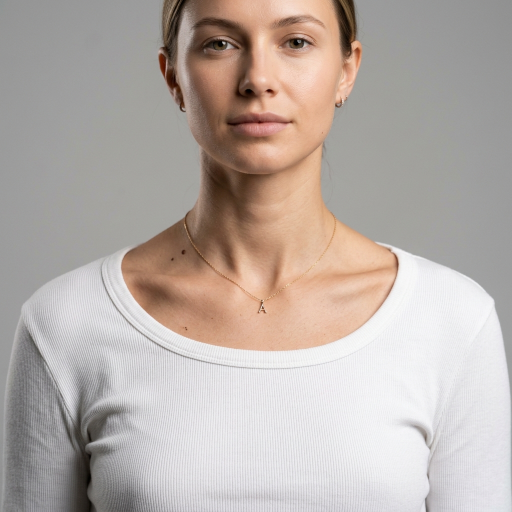
#> input picture backend/assets/templates/model_front.png, 1024 x 1024 px (shown at 1/2 size)
$ python -i composite_provider.py   (imports and definitions only)   (older library calls are emulated)
#> lines starting #> are read from the running program, lines starting #| are printed output that depends on the picture; after the words box and inside, x2 and y2 are one past the last pixel; in counts of white or black regions, pixels touching at a corner belong together
#> further down, picture is the input picture: PIL image 1024x1024 RGB; mean R, G, B 183.7, 173.3, 167.5
"""
Composite Provider — Final Quality Optimization Phase
Improvements implemented:
  1. Alpha matting & halo removal for clean edges.
  2. Contrast matching & ambient/contact shadows.
  3. Curvature correction (perspective/polynomial warp).
  4. Adaptive geometric placement (no external API deps).
  5. Deterministic AI preset prompts for variations.
"""

import io, uuid, tempfile, os, requests, random
from dataclasses import dataclass
from typing import Optional, Tuple
import numpy as np
import cv2
from PIL import Image, ImageFilter, ImageEnhance
from rembg import remove, new_session
from .base_provider import AIProvider

# ── Constants ──────────────────────────────────────────────────────────────────
WHITE_BG_THRESHOLD  = 215   # pixel avg brightness above which = background
WARM_DIFF_MIN       = 20    # R-B > this → warm/gold pixel
SAT_MIN             = 35    # HSV-style saturation threshold for jewelry
QUALITY_THRESHOLD   = 0.005 # min coverage to use extracted product (0.5% for delicate chains)

DEBUG_MODE = os.environ.get("COMPOSITE_DEBUG", "false").lower() == "true"
DEBUG_DIR  = os.path.join(
    os.path.dirname(os.path.dirname(os.path.dirname(__file__))), "debug_output"
)

PRESETS_LUXURY = [
    "Pristine white marble podium with subtle gold accents, luxury jewelry store display, sharp 8k photography, clean background",
    "Rich dark purple velvet display cushion, premium jewelry showcase, soft directional studio lighting, elegant shadows",
    "Solid gold pedestal on a black reflective surface, premium luxury aesthetic, dramatic lighting, highly detailed",
    "Boutique glass showcase with soft warm spotlighting, elegant luxury background, blurred background bokeh"
]

PRESETS_CREATIVE = [
    "Refined lifestyle product campaign scene, soft ivory silk fabric surface, warm natural window light, pristine editorial styling, calm premium atmosphere, empty open center",
    "Minimal premium still life background, pale stone surface with soft champagne fabric, gentle daylight, elegant magazine campaign mood, clean open product area",
    "Premium resort-lifestyle product scene, sunlit travertine surface, subtle cream linen texture, warm airy shadows, sophisticated high-end styling, uncluttered foreground",
    "Modern editorial still life background, muted sage and ivory tones, soft diffused studio light, pristine surface, understated luxury campaign aesthetic, empty display area"
]

@dataclass
class ProductProfile:
    jewelry_type: str
    width: int
    height: int
    aspect_ratio: float
    coverage_ratio: float
    pendant_center: Optional[Tuple[int, int]]
    left_endpoint: Optional[Tuple[int, int]]
    right_endpoint: Optional[Tuple[int, int]]
    dominant_material: str
    chain_thickness_estimate: float

# ── Debug helper ───────────────────────────────────────────────────────────────
# [6 lines left out: function _dbg, not called in this run]

# ── Phase B: Extraction & Matting ──────────────────────────────────────────────
def _coverage(img: Image.Image) -> float:
    arr = np.array(img)
    return float(np.sum(arr[:, :, 3] > 10)) / float(arr[:, :, 3].size)

# [14 lines left out: function _remove_plain_bg, not called in this run]

def _isolate_jewelry(img: Image.Image) -> Image.Image:
    """
    Keep jewelry-like pixels without assuming every product is yellow gold.
    Warm/high-saturation pixels keep gold and rose gold; edge-gated neutral
    pixels preserve silver, diamonds and pearls without pulling in smooth stands.
    """
    arr = np.array(img.convert("RGBA"), dtype=np.uint8).copy()
    r, g, b = arr[:,:,0].astype(int), arr[:,:,1].astype(int), arr[:,:,2].astype(int)

    warm = (r - b) > 30
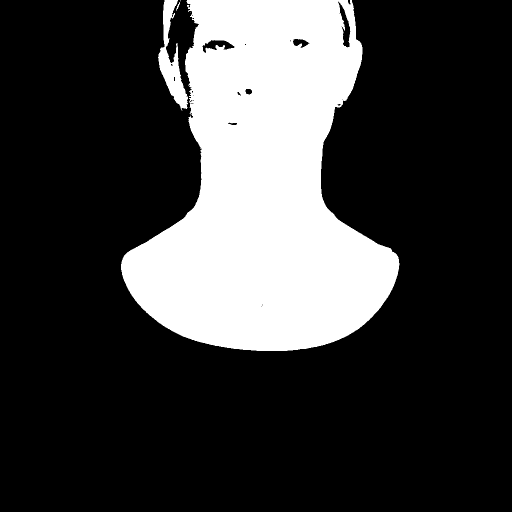
#> warm: shape (1024, 1024) bool (shown at 1/2 size); 23.8% white; 5 white regions (2 under 20 px), largest, box (x1, y1, x2, y2) and area: (242, 0, 799, 702) 244043, (316, 0, 376, 221) 5041, (352, 4, 360, 21) 41
    rose_gold = ((r - g) > 12) & ((g - b) > -8)
#> rose_gold: shape (1024, 1024) bool; 24.5% white; 7 white regions (5 under 20 px), largest, box (x1, y1, x2, y2) and area: (241, 0, 800, 703) 257202, (849, 870, 853, 877) 23
    mx, mn = np.maximum(np.maximum(r,g),b), np.minimum(np.minimum(r,g),b)
    sat = np.where(mx > 0, ((mx - mn) / (mx + 1e-6)) * 255, 0)
    sat_ok = sat > 45
#> sat_ok: shape (1024, 1024) bool; 24.5% white; 22 white regions (18 under 20 px), largest, box (x1, y1, x2, y2) and area: (242, 0, 798, 702) 253573, (154, 900, 187, 1024) 2729, (151, 852, 168, 882) 157, (175, 860, 185, 884) 137
    bright = (r + g + b) / 3
    bright_ok = (bright < 240) & (bright > 40)
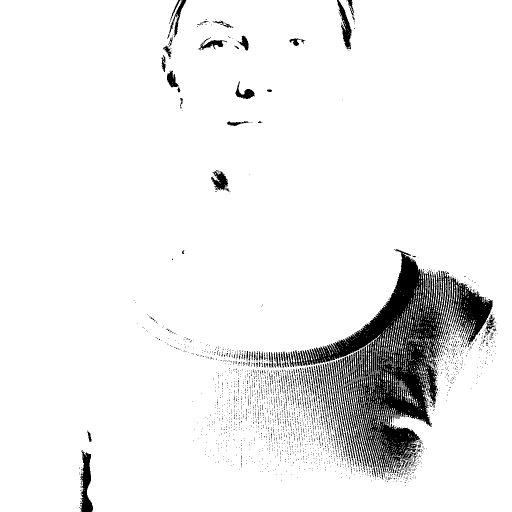
#> bright_ok: shape (1024, 1024) bool (shown at 1/2 size); 93% white; 2295 black regions (2184 under 20 px), largest, box (x1, y1, x2, y2) and area: (586, 498, 985, 959) 50618, (160, 900, 186, 1024) 1830, (674, 0, 703, 99) 1098

    gray = cv2.cvtColor(arr[:, :, :3], cv2.COLOR_RGB2GRAY)
    edges = cv2.Canny(gray, 35, 110)
#> edges: shape (1024, 1024); 11% white in thin lines or dots
    edges = cv2.dilate(edges, np.ones((3, 3), np.uint8), iterations=1) > 0
#> edges: shape (1024, 1024) bool; 28.3% white; 25 white regions, largest, box (x1, y1, x2, y2) and area: (6, 0, 1024, 1024) 269537, (655, 0, 739, 260) 6673, (800, 814, 908, 1024) 6402
    neutral_detail = (sat < 55) & (bright > 85) & (bright < 238) & edges
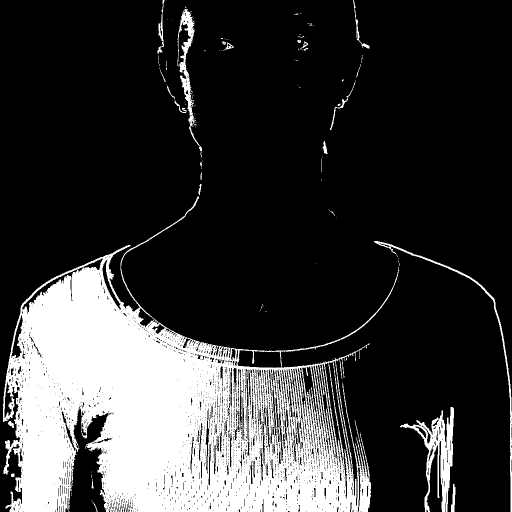
#> neutral_detail: shape (1024, 1024) bool (shown at 1/2 size); 21.9% white; 172 white regions (143 under 20 px), largest, box (x1, y1, x2, y2) and area: (6, 393, 798, 1024) 214546, (800, 814, 908, 1024) 6387, (355, 18, 404, 314) 2886
    color_seed = (warm | rose_gold | sat_ok) & bright_ok
#> color_seed: shape (1024, 1024) bool; 24.3% white; 80 white regions (74 under 20 px), largest, box (x1, y1, x2, y2) and area: (241, 0, 800, 703) 253184, (154, 906, 168, 1024) 747, (151, 852, 168, 882) 157, (165, 901, 173, 911) 29, (174, 904, 183, 911) 25, (849, 870, 853, 877) 23
    seed_neighborhood = cv2.dilate(
        np.where(color_seed, 255, 0).astype(np.uint8),
        np.ones((9, 9), np.uint8),
        iterations=1
    ) > 0
#> seed_neighborhood: shape (1024, 1024) bool; 26.2% white; 4 white regions, box (x1, y1, x2, y2) and area: (237, 0, 804, 707) 269494, (147, 841, 189, 1024) 4609, (179, 1004, 191, 1024) 208, (845, 866, 857, 881) 175

    keep = color_seed | (neutral_detail & seed_neighborhood)
#> keep: shape (1024, 1024) bool; 24.5% white; 95 white regions (89 under 20 px), largest, box (x1, y1, x2, y2) and area: (241, 0, 800, 707) 255568, (154, 906, 168, 1024) 747, (151, 841, 175, 882) 265, (845, 866, 856, 881) 109, (165, 901, 173, 911) 29, (174, 904, 183, 911) 25
    raw_alpha = np.where(keep, 255, 0).astype(np.uint8)

    # DILATE before connected components to bridge small gaps in the chain!
    kernel = np.ones((5, 5), np.uint8)
    dilated_alpha = cv2.dilate(raw_alpha, kernel, iterations=1)
#> dilated_alpha: shape (1024, 1024); 25.8% white; 8 white regions, largest, box (x1, y1, x2, y2) and area: (239, 0, 802, 709) 265956, (145, 839, 191, 1024) 3439, (843, 864, 858, 883) 242

    # Apply Connected Component Analysis to the DILATED alpha
    num_labels, labels, stats, centroids = cv2.connectedComponentsWithStats(dilated_alpha, connectivity=8)
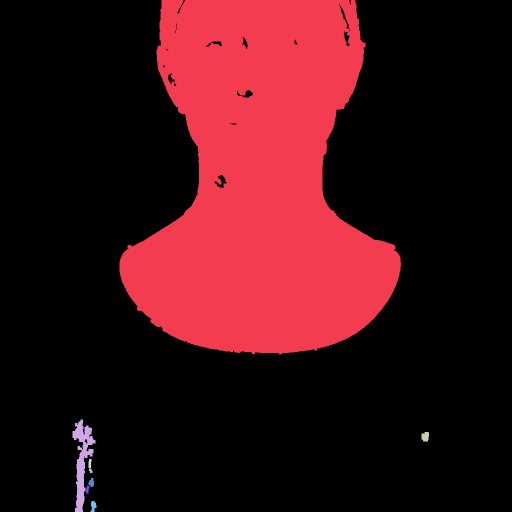
#> labels: shape (1024, 1024) int32 (shown at 1/2 size); 9 distinct labels, from 0 to 8; one colour per label, 0 black
#> num_labels = 9; stats = [[0, 0, 1024, 1024, 778394], [239, 0, 563, 709, 265956], [145, 839, 46, 185, 3439], [843, 864, 15, 19, 242], [177, 918, 6, 18, 91], [178, 937, 7, 9, 47], [177, 956, 11, 18, 143], [172, 971, 7, 16, 84], [181, 1002, 12, 22, 180]]; centroids = [[510.1, 558.8], [520.3, 366.4], [164.1, 921.1], [850.3, 873], [179.3, 926.5], [181, 941], [182.7, 964.8], [174.7, 978.4], [186.3, 1012.2]]

    clean_alpha = np.zeros_like(raw_alpha)
    if num_labels > 1:
        # Keep all components larger than 100 pixels to prevent deleting side chains
        for i in range(1, num_labels):
            if stats[i, cv2.CC_STAT_AREA] > 100:
                cy = centroids[i][1]
                if cy < raw_alpha.shape[0] * 0.22:
                    continue
                # Apply the original raw_alpha where the dilated mask was kept
                mask = (labels == i)
                seed_pixels = np.count_nonzero(color_seed & mask)
                if seed_pixels < max(10, int(stats[i, cv2.CC_STAT_AREA] * 0.03)):
                    continue
                clean_alpha[mask] = raw_alpha[mask]
#> this loop made 8 passes
#> (cy, seed_pixels) on passes 1, 2, 3, 6, 8: (366.4, 253254), (921.1, 1076), (873, 23), (964.8, 5), (1012.2, 16)
#> pass 1, in _isolate_jewelry, `mask = (labels == i)`:
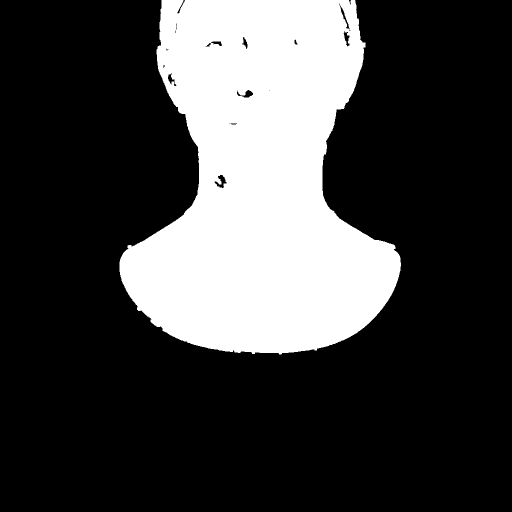
#> mask: shape (1024, 1024) bool (shown at 1/2 size); 25.4% white; 1 white region, box (x1, y1, x2, y2) and area: (239, 0, 802, 709) 265956
    else:
        clean_alpha = raw_alpha

    arr[:,:,3] = clean_alpha
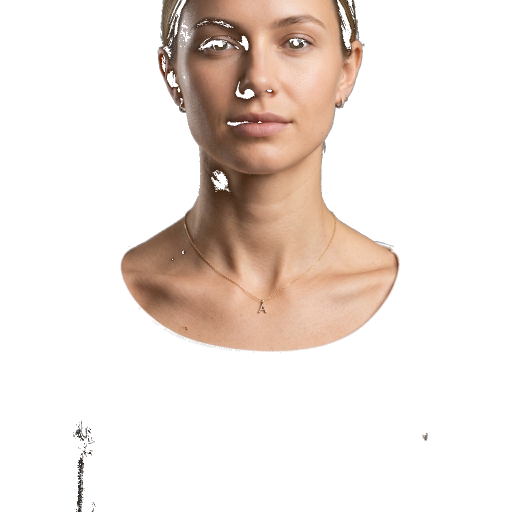
#> arr: shape (1024, 1024, 4) (shown at 1/2 size); mean R, G, B, A 183.7, 173.3, 167.5, 62.5; transparent parts drawn white
    out = Image.fromarray(arr, "RGBA")

    # Edge Matting
    alpha = out.split()[3]
    alpha = alpha.filter(ImageFilter.MaxFilter(3))
#> alpha: PIL image 1024x1024 L; 25.3% white; 12 white regions (6 under 20 px), largest, box (x1, y1, x2, y2) and area: (240, 0, 801, 708) 261873, (146, 840, 190, 1024) 2530, (844, 865, 857, 882) 175, (183, 1003, 192, 1015) 71, (182, 1015, 188, 1024) 36, (156, 893, 163, 899) 29
    alpha = alpha.filter(ImageFilter.MinFilter(3))
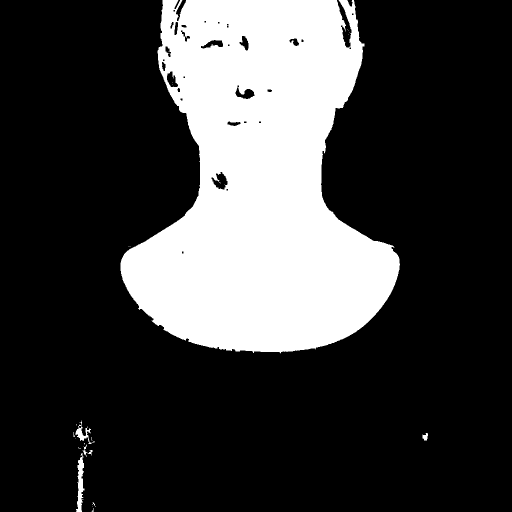
#> alpha: PIL image 1024x1024 L (shown at 1/2 size); 24.7% white; 26 white regions (21 under 20 px), largest, box (x1, y1, x2, y2) and area: (241, 0, 800, 707) 257348, (152, 906, 169, 1024) 1043, (151, 841, 183, 888) 467, (165, 889, 185, 914) 118, (845, 866, 856, 881) 115
    alpha = alpha.filter(ImageFilter.GaussianBlur(1))
    out.putalpha(alpha)
    return out

# [141 lines left out: functions _clean_extraction_halo, _component_point, _classify_material, _estimate_chain_thickness, _analyze_product_profile, not called in this run]

# ── Phase C: Template Metadata & Masking ───────────────────────────────────────
TEMPLATE_META = {
    "model_front.png": {
        "anchor_x": 512, "anchor_y": 615, "jawline_y": 440, "target_width": 430, "pendant_y": 720
    },
    "model_side.png": {
        "anchor_x": 505, "anchor_y": 610, "jawline_y": 430, "target_width": 390, "pendant_y": 705
    },
    "model_closeup.png": {
        "anchor_x": 512, "anchor_y": 430, "jawline_y": 150, "target_width": 650, "pendant_y": 590
    },
    "model_editorial.png": {
        "anchor_x": 512, "anchor_y": 615, "jawline_y": 440, "target_width": 430, "pendant_y": 720
    },
    "model_warm.png": {
        "anchor_x": 512, "anchor_y": 615, "jawline_y": 440, "target_width": 430, "pendant_y": 720
    }
}

# [278 lines left out: functions _build_occlusion_mask, _match_lighting, _add_drop_shadow, _add_ambient_shadow, _add_surface_contact_shadow, _add_model_contact_shadow and 5 more, not called in this run]

class CompositeProvider(AIProvider):
    _session      = None
    _session_name = None

    # [244 lines left out: functions _get_session, generate_image, _extract, _compute_placement, _resolve_template, _load_bg, not called in this run]

>>> from PIL import Image
>>> picture = Image.open('../assets/templates/model_front.png')
>>> result = _isolate_jewelry(picture)

$ run again, on backend/assets/templates/beach.png
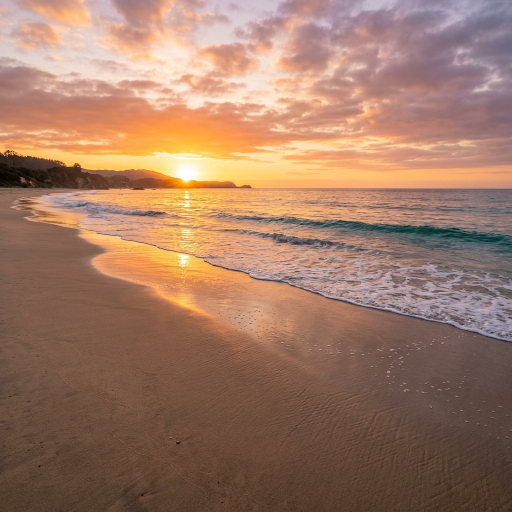
#> input picture backend/assets/templates/beach.png, 1024 x 1024 px (shown at 1/2 size)
#> picture is the input picture: PIL image 1024x1024 RGB; mean R, G, B 159.9, 121.8, 100.8
#> warm: shape (1024, 1024) bool; 80.1% white; 285 black regions (245 under 20 px), largest, box (x1, y1, x2, y2) and area: (474, 378, 1024, 972) 117591, (618, 0, 1024, 268) 55119, (388, 0, 595, 91) 11004
#> rose_gold: shape (1024, 1024) bool; 90% white; 355 black regions (307 under 20 px), largest, box (x1, y1, x2, y2) and area: (621, 0, 1024, 246) 48579, (486, 435, 1024, 687) 36170, (414, 0, 589, 46) 5089
#> sat_ok: shape (1024, 1024) bool; 86.9% white; 295 black regions (251 under 20 px), largest, box (x1, y1, x2, y2) and area: (494, 434, 1024, 692) 46166, (613, 0, 1024, 197) 35190, (0, 0, 322, 164) 17923
#> bright_ok: shape (1024, 1024) bool; 99.3% white; 221 black regions (202 under 20 px), largest, box (x1, y1, x2, y2) and area: (0, 309, 132, 376) 4407, (347, 327, 401, 362) 1224, (847, 457, 921, 467) 314
#> neutral_detail: shape (1024, 1024) bool; 5.9% white; 463 white regions (400 under 20 px), largest, box (x1, y1, x2, y2) and area: (486, 436, 1024, 683) 41668, (794, 384, 1024, 473) 6886, (87, 392, 300, 440) 2828
#> color_seed: shape (1024, 1024) bool; 92.1% white; 478 black regions (422 under 20 px), largest, box (x1, y1, x2, y2) and area: (621, 0, 1024, 197) 34159, (494, 435, 1024, 687) 26500, (414, 0, 582, 46) 4793
#> seed_neighborhood: shape (1024, 1024) bool; 96.4% white; 45 black regions (24 under 20 px), largest, box (x1, y1, x2, y2) and area: (630, 0, 1024, 189) 24070, (888, 594, 1024, 682) 4181, (424, 0, 574, 35) 3214
#> keep: shape (1024, 1024) bool; 94.1% white; 962 black regions (869 under 20 px), largest, box (x1, y1, x2, y2) and area: (621, 0, 1024, 197) 33675, (888, 594, 1024, 687) 5035, (414, 0, 582, 44) 4749
#> dilated_alpha: shape (1024, 1024); 96.3% white; 68 black regions (51 under 20 px), largest, box (x1, y1, x2, y2) and area: (626, 0, 1024, 191) 27067, (420, 0, 576, 36) 3823, (0, 327, 96, 374) 2348
#> in _isolate_jewelry, `num_labels, labels, stats, centroids = cv2.connectedComponentsWithStat..`:
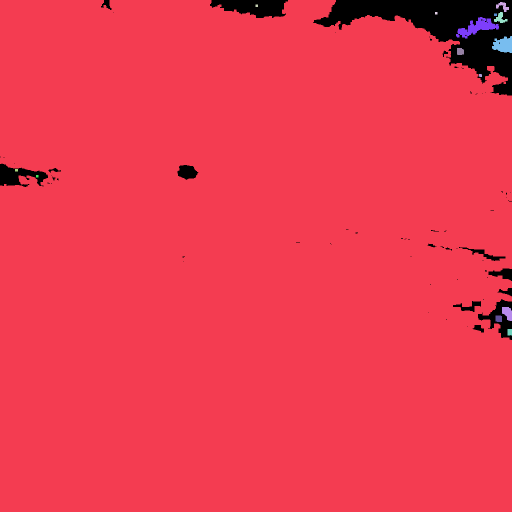
#> labels: shape (1024, 1024) int32 (shown at 1/2 size); 16 distinct labels, from 0 to 15; one colour per label, 0 black
#> num_labels = 16; stats = 16 rows, first 6: [0, 0, 1024, 680, 39051], [0, 0, 1024, 1024, 1005430], [992, 4, 26, 20, 238], [511, 9, 5, 5, 25], [870, 24, 5, 5, 25], [988, 24, 27, 22, 289]; centroids = 16 rows, first 8: [791.1, 138.5], [498.8, 527.4], [1005.3, 12.48], [513, 11], [872, 26], [1000.3, 36.35], [990.5, 29], [954.1, 54.55]
#> the loop in _isolate_jewelry, `for i in range(1, num_labels):` made 15 passes
#> (cy, seed_pixels) on passes 1, 13, 14, 15: (527.4, 964928), (625.6, 15), (637, 1), (663.9, 1)
#> in _isolate_jewelry, `alpha = alpha.filter(ImageFilter.MinFilter(3))`:
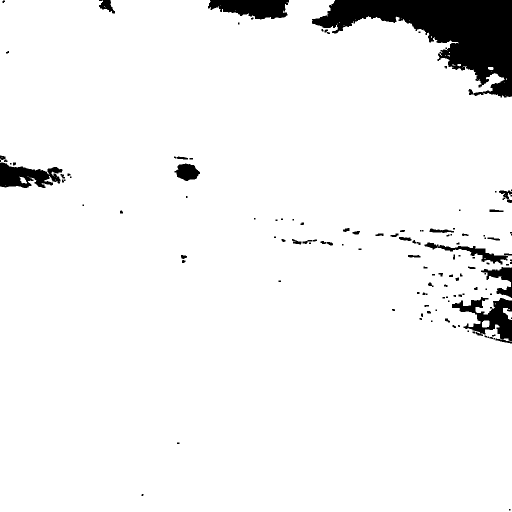
#> alpha: PIL image 1024x1024 L (shown at 1/2 size); 94.7% white; 133 black regions (63 under 20 px), largest, box (x1, y1, x2, y2) and area: (624, 0, 1024, 195) 33746, (904, 594, 1024, 687) 4801, (416, 0, 578, 39) 4545
